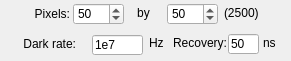
        <widget class="QStackedWidget" name="swPMTvsSiPM">
         <property name="geometry">
          <rect>
           <x>233</x>
           <y>92</y>
           <width>291</width>
           <height>61</height>
          </rect>
         </property>
         <property name="frameShape">
          <enum>QFrame::NoFrame</enum>
         </property>
         <property name="currentIndex">
          <number>1</number>
         </property>
         <widget class="QWidget" name="pagePMT"/>
         <widget class="QWidget" name="pageSiPM">
          <widget class="QLabel" name="label_100">
           <property name="geometry">
            <rect>
             <x>2</x>
             <y>36</y>
             <width>74</width>
             <height>16</height>
            </rect>
           </property>
           <property name="text">
            <string>Dark rate:</string>
           </property>
           <property name="alignment">
            <set>Qt::AlignRight|Qt::AlignTrailing|Qt::AlignVCenter</set>
           </property>
          </widget>
          <widget class="QLabel" name="label_97">
           <property name="geometry">
            <rect>
             <x>430</x>
             <y>10</y>
             <width>21</width>
             <height>16</height>
            </rect>
           </property>
           <property name="text">
            <string>%</string>
           </property>
          </widget>
          <widget class="QLineEdit" name="ledSiPMdarCountRate">
           <property name="geometry">
            <rect>
             <x>92</x>
             <y>35</y>
             <width>51</width>
             <height>20</height>
            </rect>
           </property>
           <property name="text">
            <string>1e7</string>
           </property>
          </widget>
          <widget class="QLabel" name="label_101">
           <property name="geometry">
            <rect>
             <x>149</x>
             <y>35</y>
             <width>21</width>
             <height>16</height>
            </rect>
           </property>
           <property name="text">
            <string>Hz</string>
           </property>
          </widget>
          <widget class="QLineEdit" name="ledSiPMrecoveryTime">
           <property name="geometry">
            <rect>
             <x>228</x>
             <y>34</y>
             <width>31</width>
             <height>20</height>
            </rect>
           </property>
           <property name="text">
            <string>50</string>
           </property>
          </widget>
          <widget class="QLabel" name="label_63">
           <property name="geometry">
            <rect>
             <x>167</x>
             <y>35</y>
             <width>60</width>
             <height>16</height>
            </rect>
           </property>
           <property name="text">
            <string>Recovery:</string>
           </property>
           <property name="alignment">
            <set>Qt::AlignRight|Qt::AlignTrailing|Qt::AlignVCenter</set>
           </property>
          </widget>
          <widget class="QLabel" name="label_98">
           <property name="geometry">
            <rect>
             <x>7</x>
             <y>4</y>
             <width>63</width>
             <height>20</height>
            </rect>
           </property>
           <property name="text">
            <string>Pixels:</string>
           </property>
           <property name="alignment">
            <set>Qt::AlignRight|Qt::AlignTrailing|Qt::AlignVCenter</set>
           </property>
          </widget>
          <widget class="QLabel" name="labTotalPixels">
           <property name="geometry">
            <rect>
             <x>224</x>
             <y>5</y>
             <width>61</width>
             <height>16</height>
            </rect>
           </property>
           <property name="text">
            <string>(2500)</string>
           </property>
          </widget>
          <widget class="QSpinBox" name="sbSiPMnumy">
           <property name="geometry">
            <rect>
             <x>167</x>
             <y>3</y>
             <width>51</width>
             <height>22</height>
            </rect>
           </property>
           <property name="minimum">
            <number>1</number>
           </property>
           <property name="maximum">
            <number>1000000</number>
           </property>
           <property name="value">
            <number>50</number>
           </property>
          </widget>
          <widget class="QSpinBox" name="sbSiPMnumx">
           <property name="geometry">
            <rect>
             <x>73</x>
             <y>3</y>
             <width>51</width>
             <height>22</height>
            </rect>
           </property>
           <property name="minimum">
            <number>1</number>
           </property>
           <property name="maximum">
            <number>1000000</number>
           </property>
           <property name="value">
            <number>50</number>
           </property>
          </widget>
          <widget class="QLabel" name="label_99">
           <property name="geometry">
            <rect>
             <x>130</x>
             <y>5</y>
             <width>27</width>
             <height>16</height>
            </rect>
           </property>
           <property name="text">
            <string>by</string>
           </property>
           <property name="alignment">
            <set>Qt::AlignCenter</set>
           </property>
          </widget>
          <widget class="QLabel" name="label_135">
           <property name="geometry">
            <rect>
             <x>263</x>
             <y>35</y>
             <width>21</width>
             <height>16</height>
            </rect>
           </property>
           <property name="text">
            <string>ns</string>
           </property>
          </widget>
         </widget>
        </widget>
